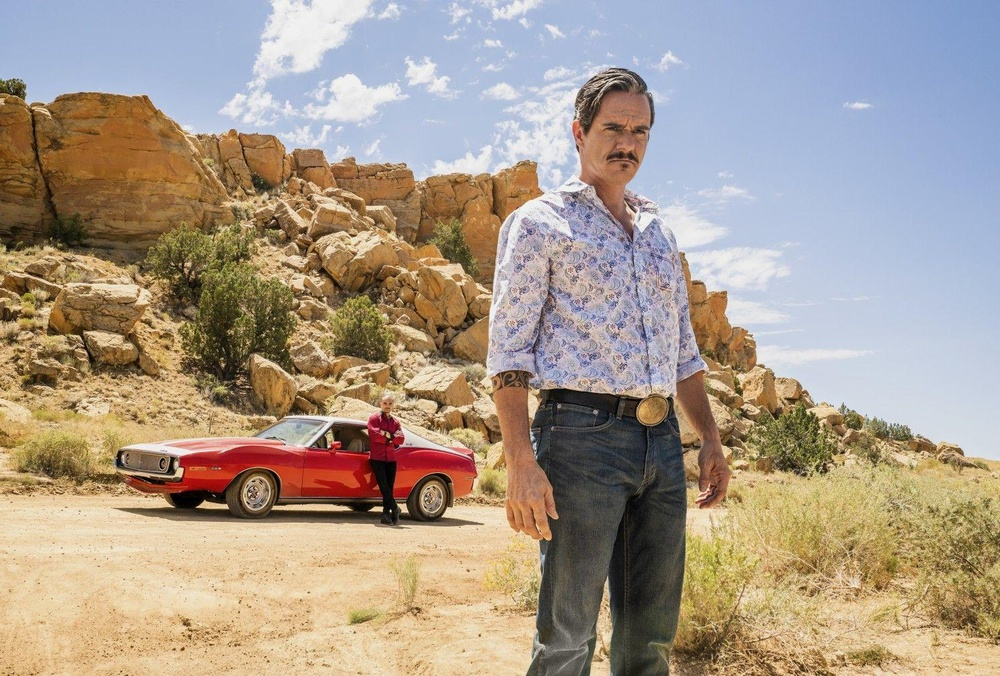
#> input picture OpenCV/lalo.jpg, 1000 x 676 px, shrunk from 1486 x 1005 before the run
$ jupyter execute 14_rotate.ipynb
#> lines starting #> are read from the running program, lines starting #| are printed output that depends on the picture
[cell 1]
import cv2
import matplotlib.pyplot as plt
img=cv2.imread("lalo.jpg")
#> img is the input picture: shape (676, 1000, 3); mean B, G, R 139.9, 155, 169.2
img=cv2.cvtColor(img,cv2.COLOR_BGR2RGB)
(h,w)=img.shape[:2]
#> h = 676; w = 1000
M=cv2.getRotationMatrix2D((w//2,h//2),45,1)
rot=cv2.warpAffine(img,M,(w,h))
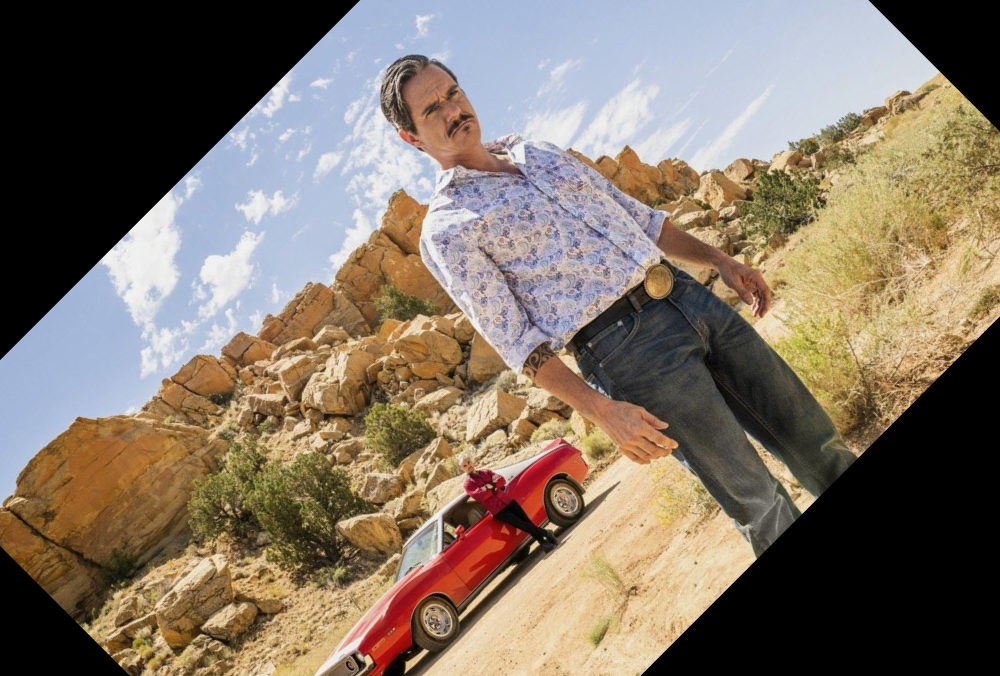
#> rot: shape (676, 1000, 3); mean R, G, B 129.3, 116.1, 102
plt.imshow(rot)
plt.show()


$ run again, with OpenCV/face_detection.JPG copied over OpenCV/lalo.jpg
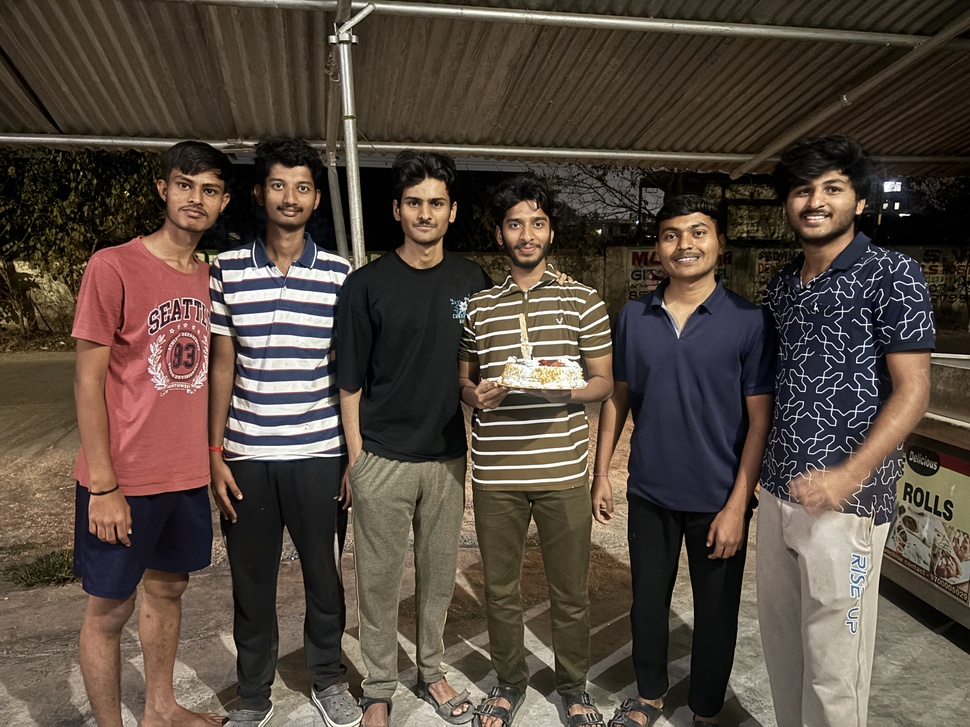
#> input picture OpenCV/face_detection.JPG, 970 x 727 px, shrunk from 4032 x 3024 before the run
#> img is the input picture: shape (727, 970, 3); mean B, G, R 62.2, 72.3, 84.4
#> `rot=cv2.warpAffine(img,M,(w,h))`:
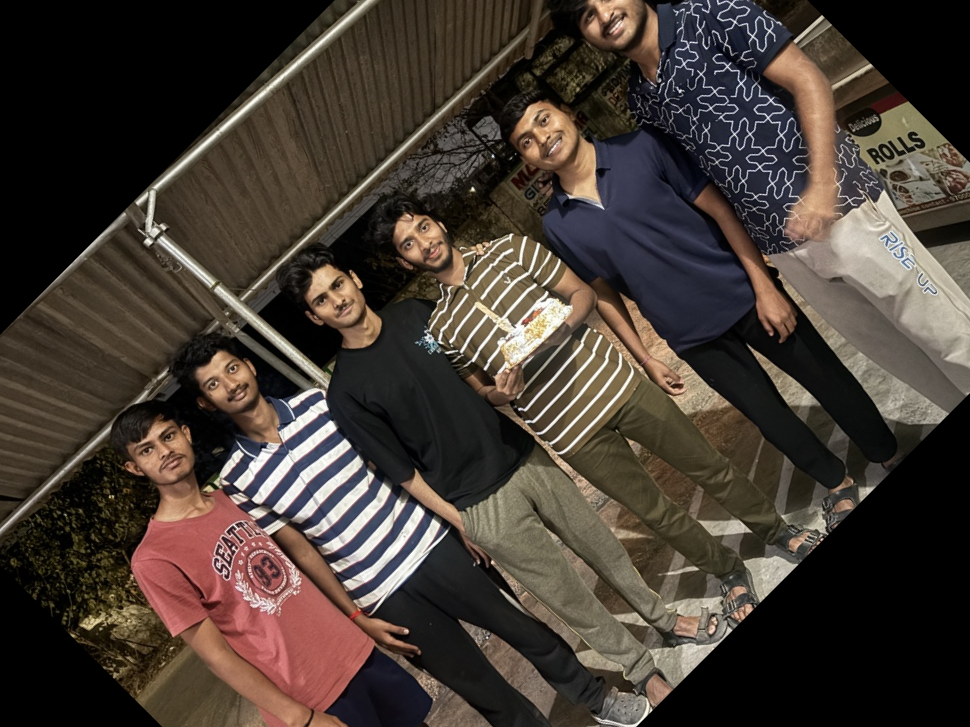
#> rot: shape (727, 970, 3); mean R, G, B 68.7, 58.9, 51.2

$ run again, with OpenCV/karthik.JPG copied over OpenCV/lalo.jpg
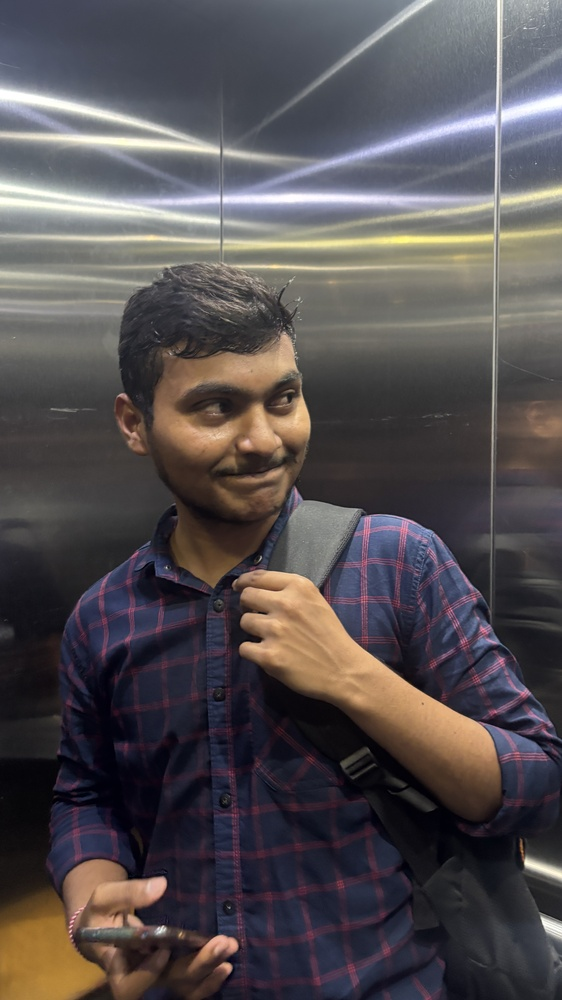
#> input picture OpenCV/karthik.JPG, 562 x 1000 px, shrunk from 3213 x 5712 before the run
#> img is the input picture: shape (1000, 562, 3); mean B, G, R 81.5, 79.3, 84.7
#> `rot=cv2.warpAffine(img,M,(w,h))`:
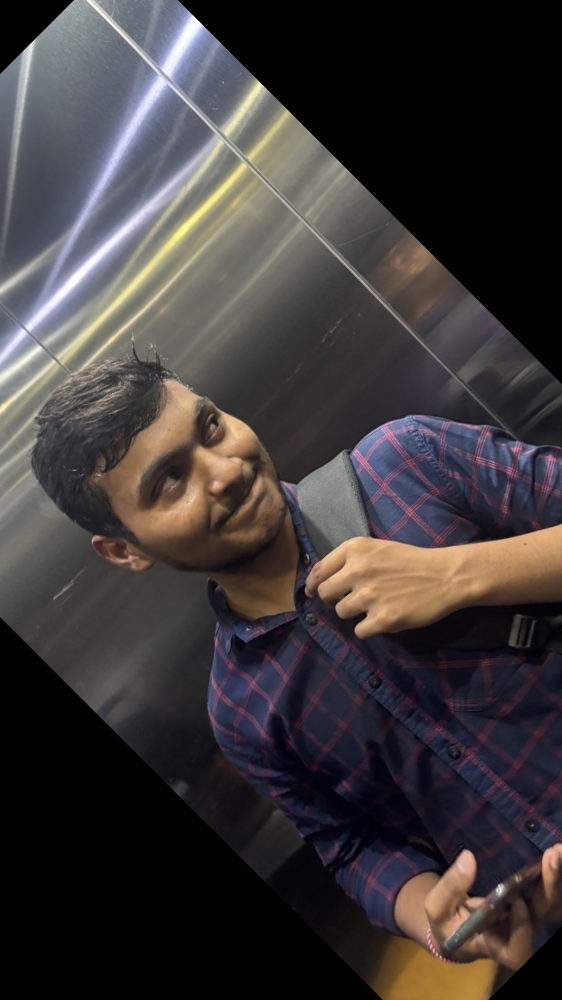
#> rot: shape (1000, 562, 3); mean R, G, B 61.9, 56.9, 57.5

$ run again, with OpenCV/raghav.jpg copied over OpenCV/lalo.jpg
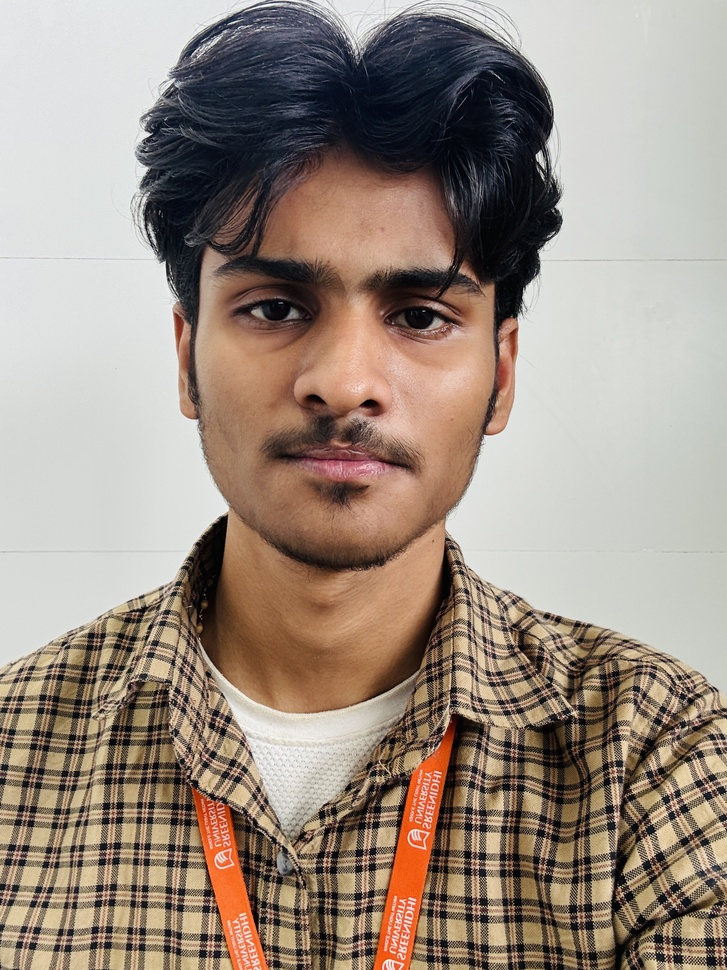
#> input picture OpenCV/raghav.jpg, 727 x 970 px, shrunk from 2316 x 3088 before the run
#> img is the input picture: shape (970, 727, 3); mean B, G, R 130, 141.5, 156
#> `rot=cv2.warpAffine(img,M,(w,h))`:
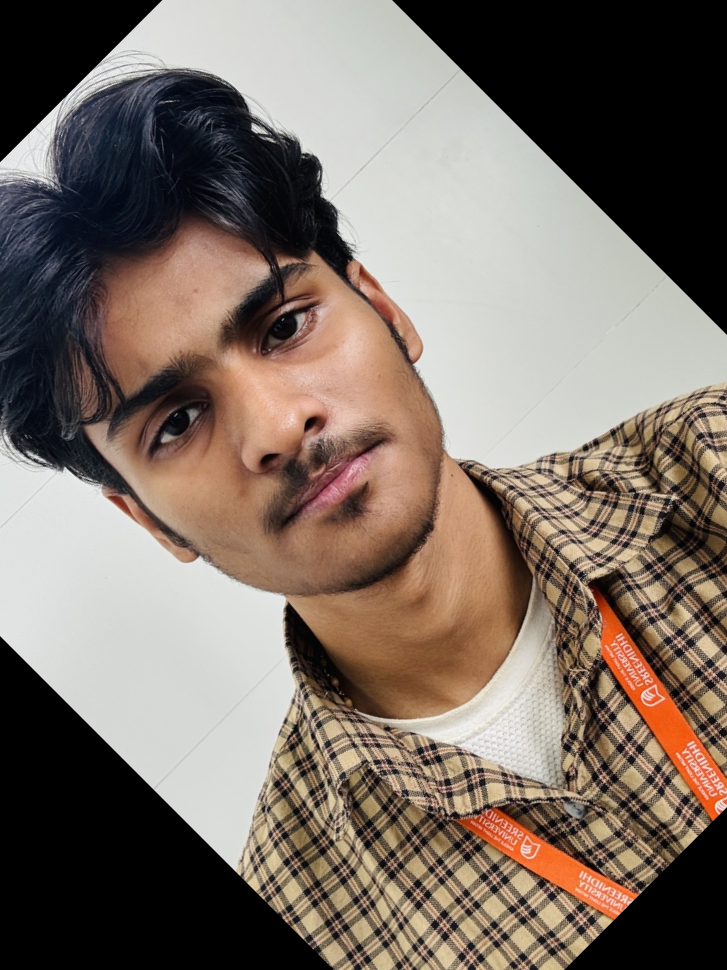
#> rot: shape (970, 727, 3); mean R, G, B 124.2, 111.2, 101.6
